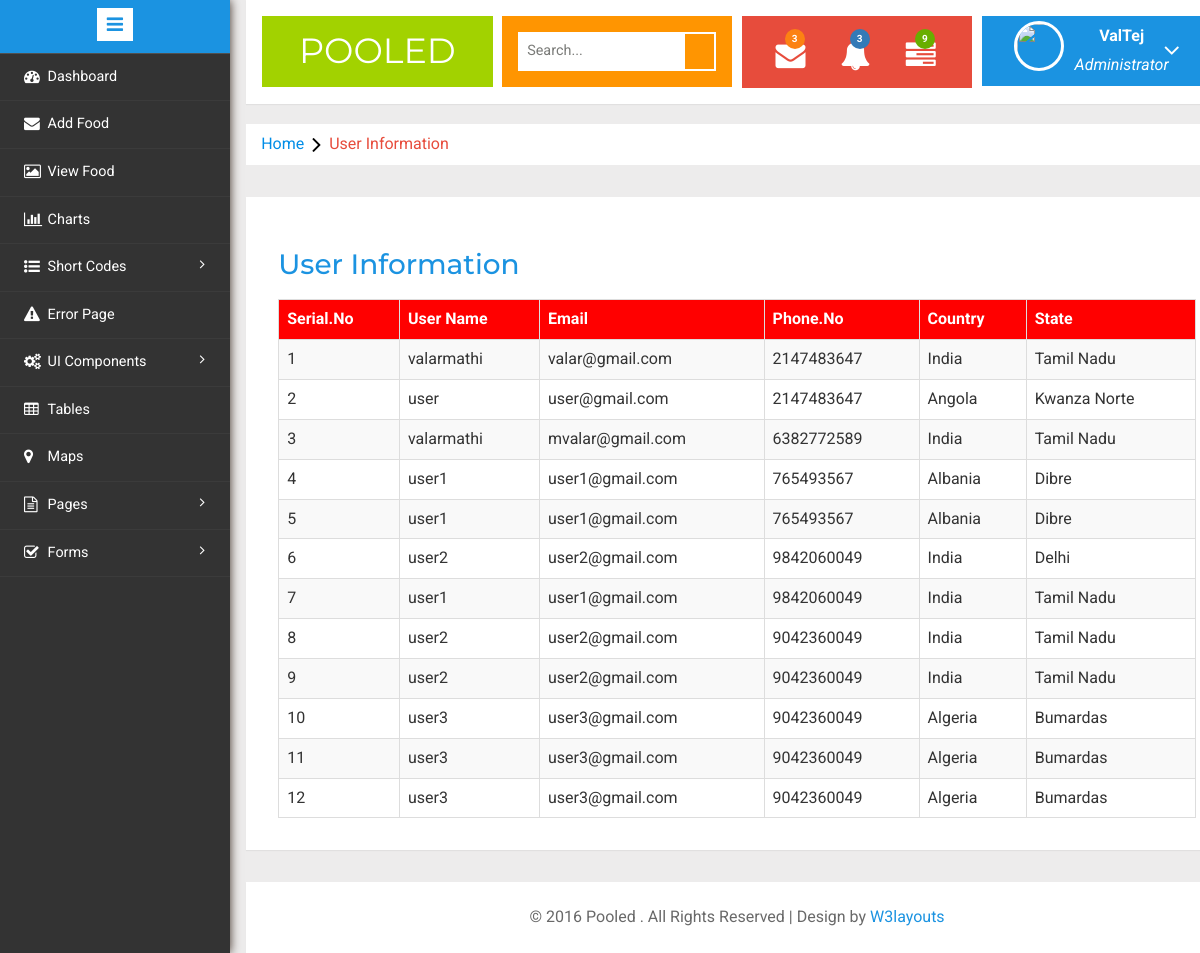
/admin/maps.php, run on the app's committed database.
### tables this page shows
CREATE TABLE `foodregister` (
  `ID` int(255) NOT NULL,
  `Email` varchar(255) NOT NULL,
  `Password` varchar(255) NOT NULL,
  `Name` varchar(255) NOT NULL,
  `Phone_No` varchar(255) NOT NULL,
  `Country` varchar(255) NOT NULL,
  `States` varchar(255) NOT NULL
);

CREATE TABLE `countries` (
  `cont_id` int(11) NOT NULL,
  `sortname` varchar(3) NOT NULL,
  `name` varchar(150) NOT NULL,
  `sequence` int(11) NOT NULL DEFAULT 0
);

CREATE TABLE `states` (
  `stat_id` int(11) NOT NULL,
  `sname` varchar(30) NOT NULL,
  `country_id` int(11) NOT NULL DEFAULT 1
);

### admin/maps.php (the view, shortened to what this page needs)
<!DOCTYPE HTML>
<html>
<head>
<link href="css/bootstrap.min.css" rel='stylesheet' type='text/css' />
<link href="css/style.css" rel='stylesheet' type='text/css' />
<link rel="stylesheet" href="css/morris.css" type="text/css"/>
<link href="css/font-awesome.css" rel="stylesheet">
<link rel="stylesheet" href="css/icon-font.min.css" type='text/css' />
</head>
<body>
   <div class="page-container">
<div class="left-content">
	   <div class="mother-grid-inner">
				<div class="header-main">
					<div class="logo-w3-agile">
								<h1><a href="home.php">Pooled</a></h1>
							</div>
					<div class="w3layouts-left">
								<div class="w3-search-box">
									<form action="#" method="post">
										<input type="text" placeholder="Search..." required="">
										<input type="submit" value="">
									</form>
								</div>
						 </div>
						 <div class="w3layouts-right">
							<div class="profile_details_left">
								<ul class="nofitications-dropdown">
									<li class="dropdown head-dpdn">
										<a href="#" class="dropdown-toggle" data-toggle="dropdown" aria-expanded="false"><i class="fa fa-envelope"></i><span class="badge">3</span></a>
									</li>
									<li class="dropdown head-dpdn">
										<a href="#" class="dropdown-toggle" data-toggle="dropdown" aria-expanded="false"><i class="fa fa-bell"></i><span class="badge blue">3</span></a>
									</li>
									<li class="dropdown head-dpdn">
										<a href="#" class="dropdown-toggle" data-toggle="dropdown" aria-expanded="false"><i class="fa fa-tasks"></i><span class="badge blue1">9</span></a>
									</li>
									<div class="clearfix"> </div>
								</ul>
							</div>
						</div>
						<div class="profile_details w3l">
								<ul>
									<li class="dropdown profile_details_drop">
										<a href="#" class="dropdown-toggle" data-toggle="dropdown" aria-expanded="false">
											<div class="profile_img">
												<span class="prfil-img"><img src="images/in4.jpg" alt=""> </span>
												<div class="user-name">
													<p>ValTej</p>
													<span>Administrator</span>
												</div>
												<i class="fa fa-angle-down"></i>
												<div class="clearfix"></div>
											</div>
										</a>
									</li>
								</ul>
							</div>
				</div>
		<ol class="breadcrumb">
                <li class="breadcrumb-item"><a href="index.html">Home</a><i class="fa fa-angle-right"></i>User Information</li>
            </ol>
	<div class="map">
			<div class="w3l-table-info">
						<?php
							require('connect.php');
							$res = $con->query( "SELECT fr.*,c.name,s.sname FROM foodregister as fr
							JOIN countries as c ON fr.country=c.cont_id
							JOIN states as s ON s.stat_id=fr.states");
			                $count = $res->num_rows;
							if($count>0){
							?>
					    <h2>User Information</h2>
					    <table id="table">
						<thead>
						  <tr>
							<th>Serial.No</th>
							<th>User Name</th>
							<th>Email</th>
							<th>Phone.No</th>
							<th>Country</th>
							<th>State</th>
						  </tr>
						</thead>
						<tbody>
						<?php
						$counter=0;
						while($row = $res->fetch_assoc()){
						$counter++;
						?>
							<tr>
							<td scope="row"><?php echo $counter; ?></td>
							<td><?php echo $row['Name']?></td>
							<td><?php echo $row['Email']?></td>
							<td><?php echo $row['Phone_No']?></td>
							<td><?php echo $row['name']?></td>
							<td><?php echo $row['sname']?></td>
							</tr>
						<?php
						  }
						 ?>
						</tbody>
					  </table>
					  <?php
						} else { echo '<p>No users</p>';
						}
					  ?>
			</div>
	</div>
<div class="copyrights">
	 <p>© 2016 Pooled . All Rights Reserved | Design by  <a href="http://w3layouts.com/" target="_blank">W3layouts</a> </p>
</div>
</div>
</div>
				<div class="sidebar-menu">
					<header class="logo1">
						<a href="#" class="sidebar-icon"> <span class="fa fa-bars"></span> </a>
					</header>
                           <div class="menu">
									<ul id="menu" >
										<li><a href="layout.php"><i class="fa fa-tachometer"></i> <span>Dashboard</span><div class="clearfix"></div></a></li>
										 <li id="menu-academico" ><a href="inbox.php"><i class="fa fa-envelope nav_icon"></i><span>Add Food</span><div class="clearfix"></div></a></li>
									<li><a href="gallery.php"><i class="fa fa-picture-o" aria-hidden="true"></i><span>View Food</span><div class="clearfix"></div></a></li>
									<li id="menu-academico" ><a href="charts.html"><i class="fa fa-bar-chart"></i><span>Charts</span><div class="clearfix"></div></a></li>
									 <li id="menu-academico" ><a href="#"><i class="fa fa-list-ul" aria-hidden="true"></i><span> Short Codes</span> <span class="fa fa-angle-right" style="float: right"></span><div class="clearfix"></div></a>
										</li>
									<li id="menu-academico" ><a href="errorpage.html"><i class="fa fa-exclamation-triangle" aria-hidden="true"></i><span>Error Page</span><div class="clearfix"></div></a></li>
									  <li id="menu-academico" ><a href="#"><i class="fa fa-cogs" aria-hidden="true"></i><span> UI Components</span> <span class="fa fa-angle-right" style="float: right"></span><div class="clearfix"></div></a>
										</li>
									 <li><a href="tabels.html"><i class="fa fa-table"></i>  <span>Tables</span><div class="clearfix"></div></a></li>
									<li><a href="maps.html"><i class="fa fa-map-marker" aria-hidden="true"></i>  <span>Maps</span><div class="clearfix"></div></a></li>
							        <li id="menu-academico" ><a href="#"><i class="fa fa-file-text-o"></i>  <span>Pages</span> <span class="fa fa-angle-right" style="float: right"></span><div class="clearfix"></div></a>
									 </li>
									<li><a href="#"><i class="fa fa-check-square-o nav_icon"></i><span>Forms</span> <span class="fa fa-angle-right" style="float: right"></span><div class="clearfix"></div></a>
									</li>
								  </ul>
								</div>
							  </div>
							</div>
</body>
</html>

### admin/maps.php (style rules this page uses)
#table { width: 100%; border-collapse: collapse; margin-top: 20px; }
#table th { background-color: red; color: white; padding: 8px; text-align: left; border-bottom: 1px solid #ddd; }
#table tbody tr:nth-child(odd) { background-color: #f9f9f9; }
#table tbody tr:nth-child(even) { background-color: #ffffff; }
#table td, #table th { padding: 8px; border: 1px solid #ddd; }

### data on the page
foodregister: Name "valarmathi", Email "valar@gmail.com", Phone_No "2147483647", countries.name "India", states.sname "Tamil Nadu"
foodregister: Name "user", Email "user@gmail.com", Phone_No "2147483647", countries.name "Angola", states.sname "Kwanza Norte"
foodregister: Name "valarmathi", Email "mvalar@gmail.com", Phone_No "6382772589", countries.name "India", states.sname "Tamil Nadu"
foodregister: Name "user1", Email "user1@gmail.com", Phone_No "765493567", countries.name "Albania", states.sname "Dibre"
foodregister: Name "user1", Email "user1@gmail.com", Phone_No "765493567", countries.name "Albania", states.sname "Dibre"
foodregister: Name "user2", Email "user2@gmail.com", Phone_No "9842060049", countries.name "India", states.sname "Delhi"
foodregister: Name "user1", Email "user1@gmail.com", Phone_No "9842060049", countries.name "India", states.sname "Tamil Nadu"
foodregister: Name "user2", Email "user2@gmail.com", Phone_No "9042360049", countries.name "India", states.sname "Tamil Nadu"
foodregister: Name "user2", Email "user2@gmail.com", Phone_No "9042360049", countries.name "India", states.sname "Tamil Nadu"
foodregister: Name "user3", Email "user3@gmail.com", Phone_No "9042360049", countries.name "Algeria", states.sname "Bumardas"
foodregister: Name "user3", Email "user3@gmail.com", Phone_No "9042360049", countries.name "Algeria", states.sname "Bumardas"
foodregister: Name "user3", Email "user3@gmail.com", Phone_No "9042360049", countries.name "Algeria", states.sname "Bumardas"
